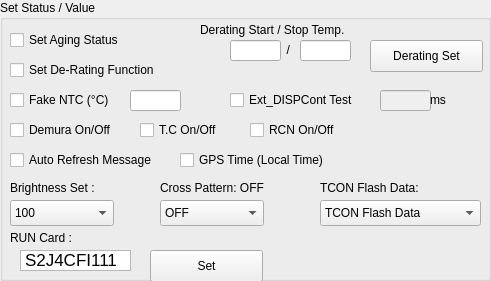
     <widget class="QGroupBox" name="Engineer_Set_Group">
      <property name="geometry">
       <rect>
        <x>490</x>
        <y>10</y>
        <width>491</width>
        <height>281</height>
       </rect>
      </property>
      <property name="title">
       <string>Set Status / Value</string>
      </property>
      <widget class="QCheckBox" name="checkBox_2">
       <property name="geometry">
        <rect>
         <x>10</x>
         <y>30</y>
         <width>131</width>
         <height>20</height>
        </rect>
       </property>
       <property name="text">
        <string>Set Aging Status</string>
       </property>
      </widget>
      <widget class="QComboBox" name="comboBox_8">
       <property name="geometry">
        <rect>
         <x>10</x>
         <y>200</y>
         <width>104</width>
         <height>26</height>
        </rect>
       </property>
       <property name="mouseTracking">
        <bool>true</bool>
       </property>
       <property name="tabletTracking">
        <bool>true</bool>
       </property>
       <property name="focusPolicy">
        <enum>Qt::TabFocus</enum>
       </property>
       <property name="editable">
        <bool>false</bool>
       </property>
       <property name="currentIndex">
        <number>100</number>
       </property>
       <item>
        <property name="text">
         <string>0</string>
        </property>
       </item>
       <item>
        <property name="text">
         <string>1</string>
        </property>
       </item>
       <item>
        <property name="text">
         <string>2</string>
        </property>
       </item>
       <item>
        <property name="text">
         <string>3</string>
        </property>
       </item>
       <item>
        <property name="text">
         <string>4</string>
        </property>
       </item>
       <item>
        <property name="text">
         <string>5</string>
        </property>
       </item>
       <item>
        <property name="text">
         <string>6</string>
        </property>
       </item>
       <item>
        <property name="text">
         <string>7</string>
        </property>
       </item>
       <item>
        <property name="text">
         <string>8</string>
        </property>
       </item>
       <item>
        <property name="text">
         <string>9</string>
        </property>
       </item>
       <item>
        <property name="text">
         <string>10</string>
        </property>
       </item>
       <item>
        <property name="text">
         <string>11</string>
        </property>
       </item>
       <item>
        <property name="text">
         <string>12</string>
        </property>
       </item>
       <item>
        <property name="text">
         <string>13</string>
        </property>
       </item>
       <item>
        <property name="text">
         <string>14</string>
        </property>
       </item>
       <item>
        <property name="text">
         <string>15</string>
        </property>
       </item>
       <item>
        <property name="text">
         <string>16</string>
        </property>
       </item>
       <item>
        <property name="text">
         <string>17</string>
        </property>
       </item>
       <item>
        <property name="text">
         <string>18</string>
        </property>
       </item>
       <item>
        <property name="text">
         <string>19</string>
        </property>
       </item>
       <item>
        <property name="text">
         <string>20</string>
        </property>
       </item>
       <item>
        <property name="text">
         <string>21</string>
        </property>
       </item>
       <item>
        <property name="text">
         <string>22</string>
        </property>
       </item>
       <item>
        <property name="text">
         <string>23</string>
        </property>
       </item>
       <item>
        <property name="text">
         <string>24</string>
        </property>
       </item>
       <item>
        <property name="text">
         <string>25</string>
        </property>
       </item>
       <item>
        <property name="text">
         <string>26</string>
        </property>
       </item>
       <item>
        <property name="text">
         <string>27</string>
        </property>
       </item>
       <item>
        <property name="text">
         <string>28</string>
        </property>
       </item>
       <item>
        <property name="text">
         <string>29</string>
        </property>
       </item>
       <item>
        <property name="text">
         <string>30</string>
        </property>
       </item>
       <item>
        <property name="text">
         <string>31</string>
        </property>
       </item>
       <item>
        <property name="text">
         <string>32</string>
        </property>
       </item>
       <item>
        <property name="text">
         <string>33</string>
        </property>
       </item>
       <item>
        <property name="text">
         <string>34</string>
        </property>
       </item>
       <item>
        <property name="text">
         <string>35</string>
        </property>
       </item>
       <item>
        <property name="text">
         <string>36</string>
        </property>
       </item>
       <item>
        <property name="text">
         <string>37</string>
        </property>
       </item>
       <item>
        <property name="text">
         <string>38</string>
        </property>
       </item>
       <item>
        <property name="text">
         <string>39</string>
        </property>
       </item>
       <item>
        <property name="text">
         <string>40</string>
        </property>
       </item>
       <item>
        <property name="text">
         <string>41</string>
        </property>
       </item>
       <item>
        <property name="text">
         <string>42</string>
        </property>
       </item>
       <item>
        <property name="text">
         <string>43</string>
        </property>
       </item>
       <item>
        <property name="text">
         <string>44</string>
        </property>
       </item>
       <item>
        <property name="text">
         <string>45</string>
        </property>
       </item>
       <item>
        <property name="text">
         <string>46</string>
        </property>
       </item>
       <item>
        <property name="text">
         <string>47</string>
        </property>
       </item>
       <item>
        <property name="text">
         <string>48</string>
        </property>
       </item>
       <item>
        <property name="text">
         <string>49</string>
        </property>
       </item>
       <item>
        <property name="text">
         <string>50</string>
        </property>
       </item>
       <item>
        <property name="text">
         <string>51</string>
        </property>
       </item>
       <item>
        <property name="text">
         <string>52</string>
        </property>
       </item>
       <item>
        <property name="text">
         <string>53</string>
        </property>
       </item>
       <item>
        <property name="text">
         <string>54</string>
        </property>
       </item>
       <item>
        <property name="text">
         <string>55</string>
        </property>
       </item>
       <item>
        <property name="text">
         <string>56</string>
        </property>
       </item>
       <item>
        <property name="text">
         <string>57</string>
        </property>
       </item>
       <item>
        <property name="text">
         <string>58</string>
        </property>
       </item>
       <item>
        <property name="text">
         <string>59</string>
        </property>
       </item>
       <item>
        <property name="text">
         <string>60</string>
        </property>
       </item>
       <item>
        <property name="text">
         <string>61</string>
        </property>
       </item>
       <item>
        <property name="text">
         <string>62</string>
        </property>
       </item>
       <item>
        <property name="text">
         <string>63</string>
        </property>
       </item>
       <item>
        <property name="text">
         <string>64</string>
        </property>
       </item>
       <item>
        <property name="text">
         <string>65</string>
        </property>
       </item>
       <item>
        <property name="text">
         <string>66</string>
        </property>
       </item>
       <item>
        <property name="text">
         <string>67</string>
        </property>
       </item>
       <item>
        <property name="text">
         <string>68</string>
        </property>
       </item>
       <item>
        <property name="text">
         <string>69</string>
        </property>
       </item>
       <item>
        <property name="text">
         <string>70</string>
        </property>
       </item>
       <item>
        <property name="text">
         <string>71</string>
        </property>
       </item>
       <item>
        <property name="text">
         <string>72</string>
        </property>
       </item>
       <item>
        <property name="text">
         <string>73</string>
        </property>
       </item>
       <item>
        <property name="text">
         <string>74</string>
        </property>
       </item>
       <item>
        <property name="text">
         <string>75</string>
        </property>
       </item>
       <item>
        <property name="text">
         <string>76</string>
        </property>
       </item>
       <item>
        <property name="text">
         <string>77</string>
        </property>
       </item>
       <item>
        <property name="text">
         <string>78</string>
        </property>
       </item>
       <item>
        <property name="text">
         <string>79</string>
        </property>
       </item>
       <item>
        <property name="text">
         <string>80</string>
        </property>
       </item>
       <item>
        <property name="text">
         <string>81</string>
        </property>
       </item>
       <item>
        <property name="text">
         <string>82</string>
        </property>
       </item>
       <item>
        <property name="text">
         <string>83</string>
        </property>
       </item>
       <item>
        <property name="text">
         <string>84</string>
        </property>
       </item>
       <item>
        <property name="text">
         <string>85</string>
        </property>
       </item>
       <item>
        <property name="text">
         <string>86</string>
        </property>
       </item>
       <item>
        <property name="text">
         <string>87</string>
        </property>
       </item>
       <item>
        <property name="text">
         <string>88</string>
        </property>
       </item>
       <item>
        <property name="text">
         <string>89</string>
        </property>
       </item>
       <item>
        <property name="text">
         <string>90</string>
        </property>
       </item>
       <item>
        <property name="text">
         <string>91</string>
        </property>
       </item>
       <item>
        <property name="text">
         <string>92</string>
        </property>
       </item>
       <item>
        <property name="text">
         <string>93</string>
        </property>
       </item>
       <item>
        <property name="text">
         <string>94</string>
        </property>
       </item>
       <item>
        <property name="text">
         <string>95</string>
        </property>
       </item>
       <item>
        <property name="text">
         <string>96</string>
        </property>
       </item>
       <item>
        <property name="text">
         <string>97</string>
        </property>
       </item>
       <item>
        <property name="text">
         <string>98</string>
        </property>
       </item>
       <item>
        <property name="text">
         <string>99</string>
        </property>
       </item>
       <item>
        <property name="text">
         <string>100</string>
        </property>
       </item>
      </widget>
      <widget class="QCheckBox" name="checkBox_derating">
       <property name="geometry">
        <rect>
         <x>10</x>
         <y>60</y>
         <width>171</width>
         <height>20</height>
        </rect>
       </property>
       <property name="text">
        <string>Set De-Rating Function</string>
       </property>
       <property name="checked">
        <bool>false</bool>
       </property>
      </widget>
      <widget class="QLineEdit" name="lineEdit_Derating_temp1">
       <property name="geometry">
        <rect>
         <x>230</x>
         <y>40</y>
         <width>51</width>
         <height>21</height>
        </rect>
       </property>
       <property name="font">
        <font>
         <pointsize>14</pointsize>
        </font>
       </property>
       <property name="text">
        <string/>
       </property>
       <property name="alignment">
        <set>Qt::AlignCenter</set>
       </property>
      </widget>
      <widget class="QLineEdit" name="lineEdit_Derating_temp2">
       <property name="geometry">
        <rect>
         <x>300</x>
         <y>40</y>
         <width>51</width>
         <height>21</height>
        </rect>
       </property>
       <property name="text">
        <string/>
       </property>
       <property name="alignment">
        <set>Qt::AlignCenter</set>
       </property>
      </widget>
      <widget class="QLabel" name="label_57">
       <property name="geometry">
        <rect>
         <x>200</x>
         <y>20</y>
         <width>201</width>
         <height>20</height>
        </rect>
       </property>
       <property name="text">
        <string>Derating Start / Stop Temp.</string>
       </property>
      </widget>
      <widget class="QPushButton" name="Derating_temp_Set">
       <property name="geometry">
        <rect>
         <x>370</x>
         <y>40</y>
         <width>113</width>
         <height>32</height>
        </rect>
       </property>
       <property name="text">
        <string>Derating Set</string>
       </property>
      </widget>
      <widget class="QCheckBox" name="checkBox_Demura">
       <property name="geometry">
        <rect>
         <x>10</x>
         <y>120</y>
         <width>131</width>
         <height>20</height>
        </rect>
       </property>
       <property name="text">
        <string>Demura On/Off</string>
       </property>
       <property name="checked">
        <bool>false</bool>
       </property>
      </widget>
      <widget class="QCheckBox" name="checkBox_TC">
       <property name="geometry">
        <rect>
         <x>140</x>
         <y>120</y>
         <width>111</width>
         <height>20</height>
        </rect>
       </property>
       <property name="text">
        <string>T.C On/Off</string>
       </property>
       <property name="checked">
        <bool>false</bool>
       </property>
      </widget>
      <widget class="QCheckBox" name="checkBox_RCN">
       <property name="geometry">
        <rect>
         <x>250</x>
         <y>120</y>
         <width>111</width>
         <height>20</height>
        </rect>
       </property>
       <property name="text">
        <string>RCN On/Off</string>
       </property>
       <property name="checked">
        <bool>false</bool>
       </property>
      </widget>
      <widget class="QCheckBox" name="checkBox_4">
       <property name="enabled">
        <bool>true</bool>
       </property>
       <property name="geometry">
        <rect>
         <x>10</x>
         <y>150</y>
         <width>171</width>
         <height>20</height>
        </rect>
       </property>
       <property name="text">
        <string>Auto Refresh Message</string>
       </property>
      </widget>
      <widget class="QPushButton" name="EngSetRunCard_Btn">
       <property name="geometry">
        <rect>
         <x>150</x>
         <y>250</y>
         <width>113</width>
         <height>32</height>
        </rect>
       </property>
       <property name="text">
        <string>Set</string>
       </property>
      </widget>
      <widget class="QTextEdit" name="textEdit">
       <property name="geometry">
        <rect>
         <x>20</x>
         <y>250</y>
         <width>111</width>
         <height>21</height>
        </rect>
       </property>
       <property name="inputMethodHints">
        <set>Qt::ImhNone</set>
       </property>
       <property name="verticalScrollBarPolicy">
        <enum>Qt::ScrollBarAlwaysOff</enum>
       </property>
       <property name="horizontalScrollBarPolicy">
        <enum>Qt::ScrollBarAlwaysOff</enum>
       </property>
       <property name="html">
        <string>&lt;!DOCTYPE HTML PUBLIC &quot;-//W3C//DTD HTML 4.0//EN&quot; &quot;http://www.w3.org/TR/REC-html40/strict.dtd&quot;&gt;
&lt;html&gt;&lt;head&gt;&lt;meta name=&quot;qrichtext&quot; content=&quot;1&quot; /&gt;&lt;style type=&quot;text/css&quot;&gt;
p, li { white-space: pre-wrap; }
&lt;/style&gt;&lt;/head&gt;&lt;body style=&quot; font-family:'.AppleSystemUIFont'; font-size:14pt; font-weight:400; font-style:normal;&quot;&gt;
&lt;p style=&quot; margin-top:0px; margin-bottom:0px; margin-left:0px; margin-right:0px; -qt-block-indent:0; text-indent:0px;&quot;&gt;&lt;span style=&quot; font-size:13pt;&quot;&gt;S2J4CFI111R&lt;/span&gt;&lt;/p&gt;&lt;/body&gt;&lt;/html&gt;</string>
       </property>
      </widget>
      <widget class="QLabel" name="label_53">
       <property name="geometry">
        <rect>
         <x>10</x>
         <y>230</y>
         <width>101</width>
         <height>16</height>
        </rect>
       </property>
       <property name="text">
        <string>RUN Card :</string>
       </property>
      </widget>
      <widget class="QCheckBox" name="checkBox_gpstime">
       <property name="enabled">
        <bool>true</bool>
       </property>
       <property name="geometry">
        <rect>
         <x>180</x>
         <y>150</y>
         <width>171</width>
         <height>20</height>
        </rect>
       </property>
       <property name="text">
        <string>GPS Time (Local Time)</string>
       </property>
      </widget>
      <widget class="QComboBox" name="comboBox_crosspattern">
       <property name="geometry">
        <rect>
         <x>160</x>
         <y>200</y>
         <width>104</width>
         <height>26</height>
        </rect>
       </property>
       <property name="currentIndex">
        <number>0</number>
       </property>
       <item>
        <property name="text">
         <string>OFF</string>
        </property>
       </item>
       <item>
        <property name="text">
         <string>Red</string>
        </property>
       </item>
       <item>
        <property name="text">
         <string>Green</string>
        </property>
       </item>
       <item>
        <property name="text">
         <string>Blue</string>
        </property>
       </item>
      </widget>
      <widget class="QLabel" name="label_67">
       <property name="geometry">
        <rect>
         <x>160</x>
         <y>180</y>
         <width>121</width>
         <height>16</height>
        </rect>
       </property>
       <property name="text">
        <string>Cross Pattern: OFF</string>
       </property>
      </widget>
      <widget class="QComboBox" name="comboBox_11">
       <property name="geometry">
        <rect>
         <x>320</x>
         <y>200</y>
         <width>161</width>
         <height>26</height>
        </rect>
       </property>
       <property name="currentIndex">
        <number>0</number>
       </property>
       <item>
        <property name="text">
         <string>TCON Flash Data</string>
        </property>
       </item>
       <item>
        <property name="text">
         <string>Analog Gamma Data</string>
        </property>
       </item>
       <item>
        <property name="text">
         <string>Analog Gamma Checksum</string>
        </property>
       </item>
       <item>
        <property name="text">
         <string>Digital Gamma Data</string>
        </property>
       </item>
       <item>
        <property name="text">
         <string>Digital Gamma Checksum</string>
        </property>
       </item>
       <item>
        <property name="text">
         <string>RCN - 1 Data</string>
        </property>
       </item>
       <item>
        <property name="text">
         <string>RCN - 1 Checksum</string>
        </property>
       </item>
       <item>
        <property name="text">
         <string>RCN - 2 Data</string>
        </property>
       </item>
       <item>
        <property name="text">
         <string>RCN - 2 Checksum</string>
        </property>
       </item>
       <item>
        <property name="text">
         <string>DMC - LUT1 Data</string>
        </property>
       </item>
       <item>
        <property name="text">
         <string>DMC - LUT 1 Checksum</string>
        </property>
       </item>
       <item>
        <property name="text">
         <string>DMC - LUT2 Data</string>
        </property>
       </item>
       <item>
        <property name="text">
         <string>DMC - LUT 2 Checksum</string>
        </property>
       </item>
       <item>
        <property name="text">
         <string>DMC - LUT3 Data</string>
        </property>
       </item>
       <item>
        <property name="text">
         <string>DMC - LUT 3 Checksum</string>
        </property>
       </item>
       <item>
        <property name="text">
         <string>THERMAL - 1 Data</string>
        </property>
       </item>
       <item>
        <property name="text">
         <string>THERMAL - 1 Checksum</string>
        </property>
       </item>
       <item>
        <property name="text">
         <string>THERMAL - 2 Data</string>
        </property>
       </item>
       <item>
        <property name="text">
         <string>THERMAL - 2 Checksum</string>
        </property>
       </item>
      </widget>
      <widget class="QLabel" name="label_69">
       <property name="geometry">
        <rect>
         <x>320</x>
         <y>180</y>
         <width>121</width>
         <height>16</height>
        </rect>
       </property>
       <property name="text">
        <string>TCON Flash Data: </string>
       </property>
      </widget>
      <widget class="QCheckBox" name="checkBox_fake_NTC">
       <property name="geometry">
        <rect>
         <x>10</x>
         <y>90</y>
         <width>121</width>
         <height>20</height>
        </rect>
       </property>
       <property name="text">
        <string>Fake NTC (°C)</string>
       </property>
       <property name="checked">
        <bool>false</bool>
       </property>
      </widget>
      <widget class="QLineEdit" name="lineEdit_Fake_ADC">
       <property name="enabled">
        <bool>true</bool>
       </property>
       <property name="geometry">
        <rect>
         <x>130</x>
         <y>90</y>
         <width>51</width>
         <height>21</height>
        </rect>
       </property>
       <property name="text">
        <string/>
       </property>
       <property name="alignment">
        <set>Qt::AlignCenter</set>
       </property>
      </widget>
      <widget class="QCheckBox" name="checkBox_ExtDISPCnt">
       <property name="geometry">
        <rect>
         <x>230</x>
         <y>90</y>
         <width>141</width>
         <height>20</height>
        </rect>
       </property>
       <property name="text">
        <string>Ext_DISPCont Test</string>
       </property>
       <property name="checked">
        <bool>false</bool>
       </property>
      </widget>
      <widget class="QLineEdit" name="lineEdit_ExtDispCont_time">
       <property name="enabled">
        <bool>false</bool>
       </property>
       <property name="geometry">
        <rect>
         <x>380</x>
         <y>90</y>
         <width>51</width>
         <height>21</height>
        </rect>
       </property>
       <property name="text">
        <string/>
       </property>
       <property name="alignment">
        <set>Qt::AlignCenter</set>
       </property>
      </widget>
      <widget class="QLabel" name="label_58">
       <property name="geometry">
        <rect>
         <x>280</x>
         <y>40</y>
         <width>21</width>
         <height>20</height>
        </rect>
       </property>
       <property name="text">
        <string>  / </string>
       </property>
      </widget>
      <widget class="QLabel" name="label_70">
       <property name="geometry">
        <rect>
         <x>430</x>
         <y>90</y>
         <width>31</width>
         <height>20</height>
        </rect>
       </property>
       <property name="text">
        <string>ms</string>
       </property>
      </widget>
      <widget class="QLabel" name="label_71">
       <property name="geometry">
        <rect>
         <x>10</x>
         <y>180</y>
         <width>141</width>
         <height>16</height>
        </rect>
       </property>
       <property name="text">
        <string>Brightness Set :</string>
       </property>
      </widget>
     </widget>
